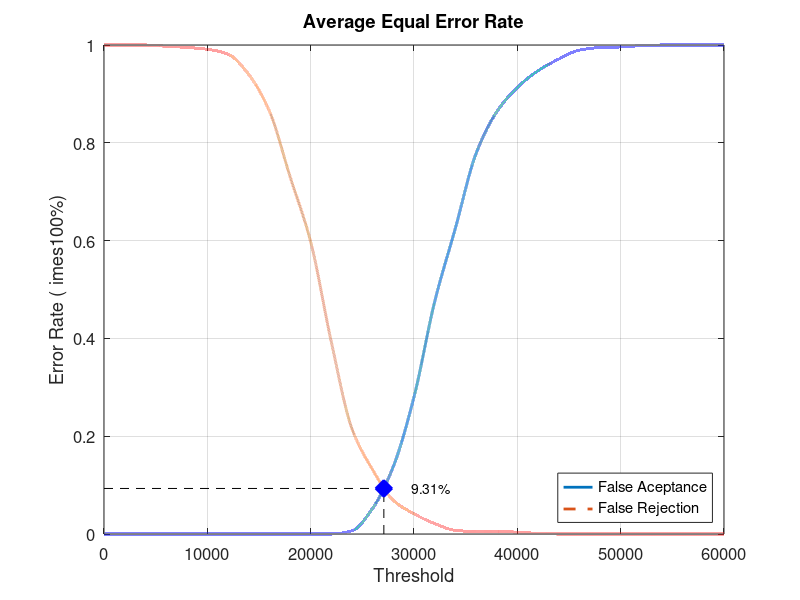
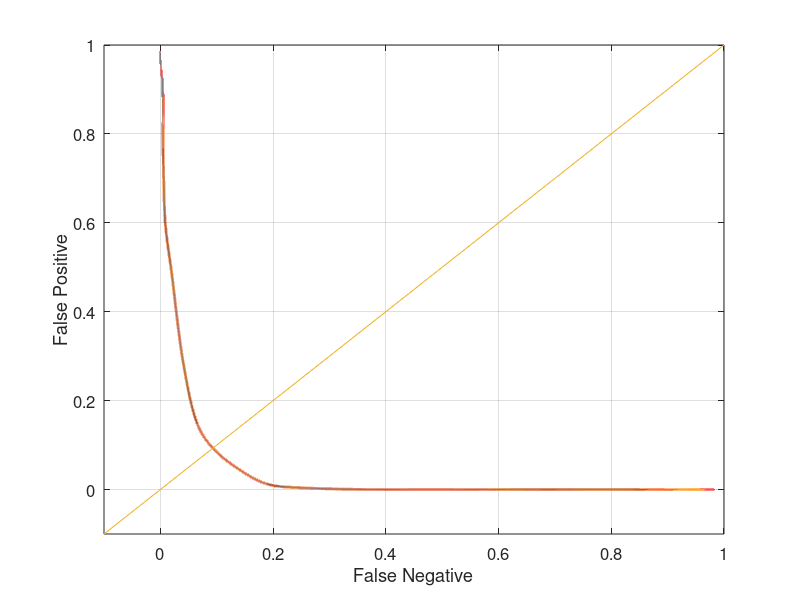

MATLAB code to generate these figures, in order:
close all;
clear;
clc;
x = 0:2000:60000;
xq = 0:0.5:60000;

y0 = [0 0 0 0 0 0 0 0 0 0 0 0 0.00657895 0.0526316 0.138158 0.280263 0.475 0.625 0.777632 0.863158 0.913158 0.947368 0.971053 0.989474 0.994737 0.996053 0.998684 1 1 1 1]
yy0 = interp1(x, y0, xq, 'pchip');
y1 = [1 1 1 0.9975 0.995 0.99125 0.98125 0.94 0.865 0.73125 0.5975 0.3925 0.215 0.13125 0.06875 0.04125 0.02125 0.0075 0.005 0.005 0.00375 0.00125 0 0 0 0 0 0 0 0 0]
yy1 = interp1(x, y1, xq, 'pchip');

% Calculating EER: 
y2 = abs(y0 - y1);
find(y2 == min(y2))
yy2 = abs(yy0 - yy1);
xEER = find(yy2 == min(yy2));
xEERIndex = xq(xEER) % X-axis EER
yEER = yy0(xEER) % Y-axis EER

main = figure
plot(xq, yy0,'-','LineWidth', 2);	hold on
plot(xq, yy1,'--','LineWidth', 2);	hold on
plot([xEERIndex xEERIndex], [0 yEER], 'k--');	hold on
plot([0 xEERIndex], [yEER yEER], 'k--');	hold on
plot(xEERIndex, yEER, 'bx', 'LineWidth', 10);	hold on
text(xEERIndex + 10 * xEERIndex / 100, yEER, [num2str(round((10000 * yEER)) / 100) '%'])
legend('False Aceptance', 'False Rejection', 'Location', 'SouthEast')
xlabel('Threshold')
ylabel('Error Rate (	imes100%)')
title('Average Equal Error Rate')
set(gca, 'FontSize', 12)
axis([0 60000 0 1])
grid on

print(main, 'Experiment5AverageMain', '-dpng');
FNRxFPR = figure('Color', [1 1 1]);
plot(yy1, yy0, '-', yy1, yy0, 'LineWidth', 2);
hold on
y = -0.1:0.1:1
plot(y, y); 
set(gca, 'FontSize', 12)
xlabel('False Negative')
ylabel('False Positive')
axis([-0.1 1 -0.1 1])
set(gca, 'FontSize', 12)
grid on

print(FNRxFPR, 'Experiment5AverageFNRxFPR','-dpng');
